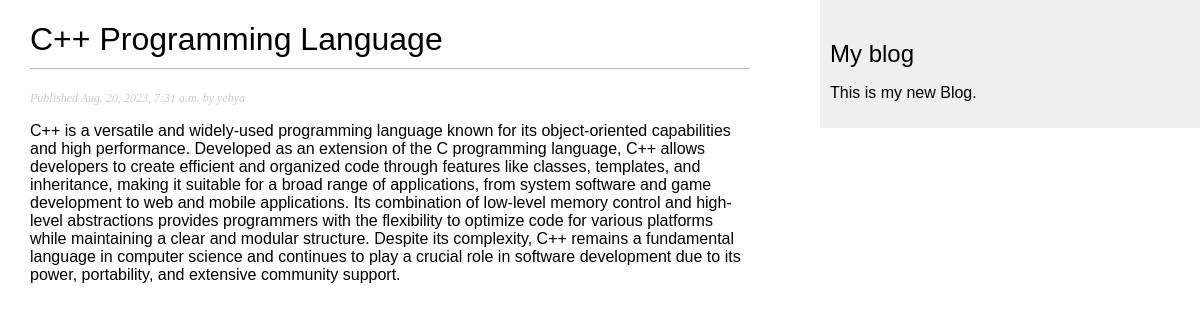
Page /blog/1/ on the committed database.
### blog/models.py (models this page shows, shortened)
class Post(models.Model):
    class Status(models.TextChoices):
        DRAFT = 'DF', 'Draft'
        PUBLISHED = 'PB', 'Published'
    title = models.CharField(max_length=250)
    slug = models.SlugField(max_length=250)
    author = models.ForeignKey(User, on_delete=models.CASCADE, related_name='blog_posts')
    body = models.TextField()
    publish = models.DateTimeField(default=timezone.now)
    created = models.DateTimeField(auto_now_add=True)
    updated = models.DateTimeField(auto_now=True)
    status = models.CharField(max_length=2, choices=Status.choices, default=Status.DRAFT)
    class Meta:
        ordering = ['-publish']
        indexes = [
            models.Index(fields=['-publish']),
        ]

### blog/views.py (the view)
# urls.py: path('<int:id>/', views.post_detail, name='post_detail'),
def post_detail(request, id):
    post = get_object_or_404(Post, id=id, status=Post.Status.PUBLISHED)
    return render(request, 'blog/post/detail.html', {'post': post})

### blog/templates/blog/post/detail.html (shortened to what this page needs)
{% extends "blog/base.html" %}
{% block content %}
    <h1>{{ post.title }}</h1>
    <p class="date">
    Published {{ post.publish }} by {{ post.author }}
    </p>
    {{ post.body|linebreaks }}
{% endblock %}

### blog/static/css/blog.css (style rules this page uses)
body { margin:0; padding:0; font-family:helvetica, sans-serif; }
h1 { font-weight:normal; border-bottom:1px solid #bbb; padding:0 0 10px 0; }
p.date { color:#ccc; font-family: georgia, serif; font-size: 12px; font-style: italic; }

### rows in the picture
Post: title "C++ Programming Language", publish "Aug. 20, 2023, 7:31 a.m.", author "yehya", body "C++ is a versatile and widely-used programming language known for its object-oriented capabilities and high performance. Developed as an extension of the C programming language, C++ allows developers to create efficient and organized code through features like classes, templates, and inheritance, making it suitable for a broad range of applications, from system software and game development to web and mobile applications. Its combination of low-level memory control and high-level abstractions provides programmers with the flexibility to optimize code for various platforms while maintaining a clear and modular structure. Despite its complexity, C++ remains a fundamental language in computer…"
